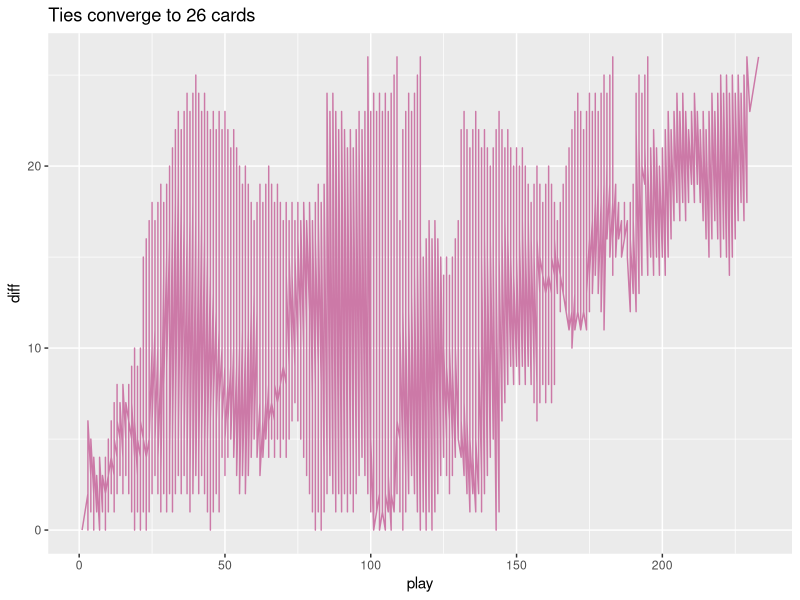

This figure's R source: (Note: this script raises an error after producing the figure.)
library(ggplot2)
library(gridExtra)
library(plyr)
#library(dplyr)

# plot number of cards in hand over the course of games
deck_sizes <- read.csv("deckSizes100random.csv")
games <- read.csv("games100random.csv")
merged = merge(deck_sizes, games, by = 'id')
merged$cards = merged$p1Cards
wins <- merged[merged$result=='W',]
losses <- merged[merged$result=='L',]
ties <- merged[merged$result=='T',]
#ggplot(data=merged, aes(x=play, y=p1Cards, group=result)) + geom_line(aes(color=result))
p1 <- ggplot(data=wins, aes(x=play, y=cards)) + geom_line(color='#009E73', size=0.3) + ggtitle(paste(length(unique(wins[,'id'])), "Wins"))
p2 <- ggplot(data=losses, aes(x=play, y=cards)) + geom_line(color='#D55E00', size=0.3) + ggtitle(paste(length(unique(losses[,'id'])), "Losses"))
p3 <- ggplot(data=ties, aes(x=play, y=cards)) + geom_line(color='#F0E442', size=0.3) + ggtitle(paste(length(unique(ties[,'id'])), "Ties"))
grob <- arrangeGrob(p1, p2, p3, ncol=1)
ggsave('hand_sizes.png', grob, device='png')

# explore the ties as a sequence approaching the limit of 26
ties$diff <- abs(ties$p1Cards - 26)
p <- ggplot(data=ties, aes(x=play, y=diff)) + geom_line(color='#CC79A7') + ggtitle('Ties converge to 26 cards')
ggsave('tie_convergence.png', p, device='png')

# generate Markov matrix
# for probabilities, this is the denominator -- frequency of each hand size
handCountFreq <- plyr::count(merged, vars='cards')

# the numerator is trickier -- need to count how many times a hand size follows any given hand size
merged$nextCards <- lead(merged$cards, 1)
counts <- ddply(merged, .(merged$cards, merged$nextCards))
names(counts) <- c("cards", "nextCards", "Freq")
M <- matrix(0L, nrow=53, ncol=53)
M[53,53] = 1.0
# populate the matrix
# value in cell i,j is the likelihood of moving from i to j
for (i in 1:52) {
    for (j in 1:53) {
        if (i == j) {
            if (i == 1) {
                M[i,j] <- 1.0
            } else {
                # we resolve ties within a play, so the number
                # of cards always changes between plays
                M[i,j] <- 0.0
            }
        } else {
            numerator <- counts[counts$cards == i & counts$nextCards == j,]
            denominator <- handCountFreq[handCountFreq$cards == i,]$freq
            #print(paste(i, j, "numerator:", numerator, "denominator:", denominator))
            M[i,j] <-  nrow(numerator) / denominator
        }       
    }
}

write.csv(M, "markov_matrix.csv")